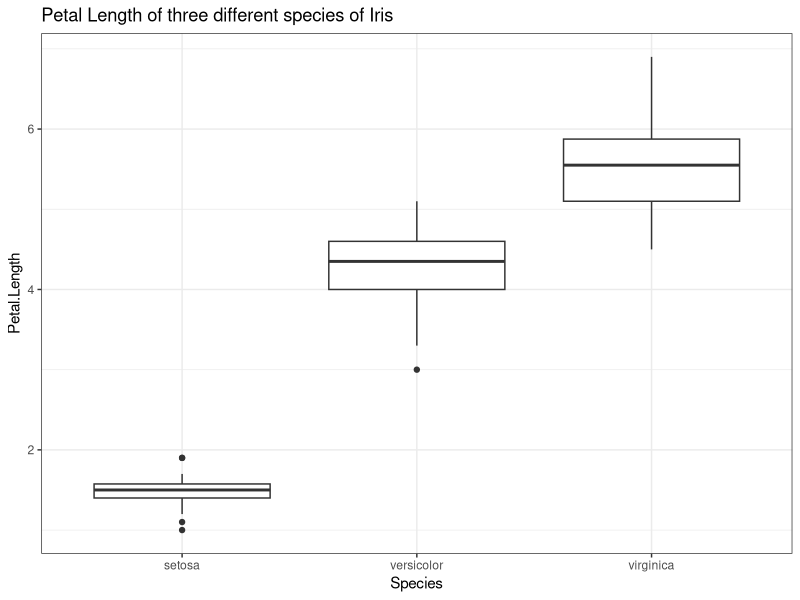
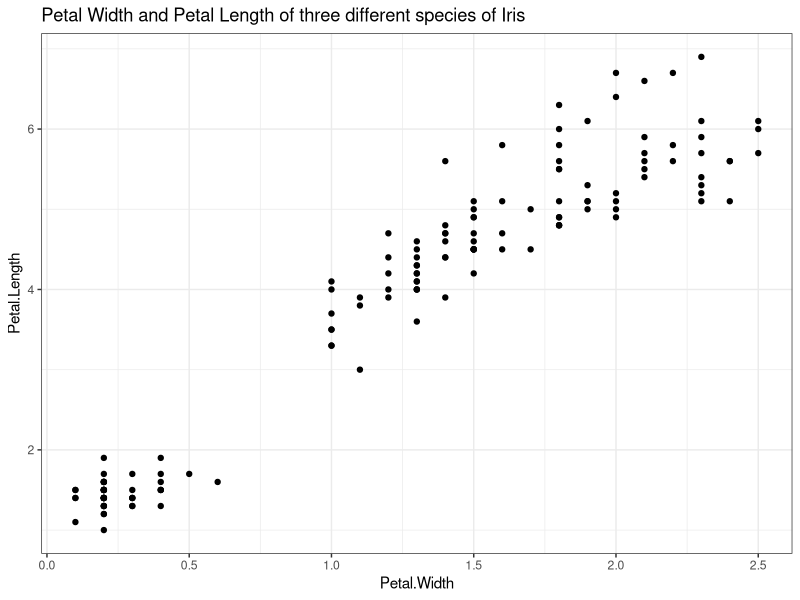
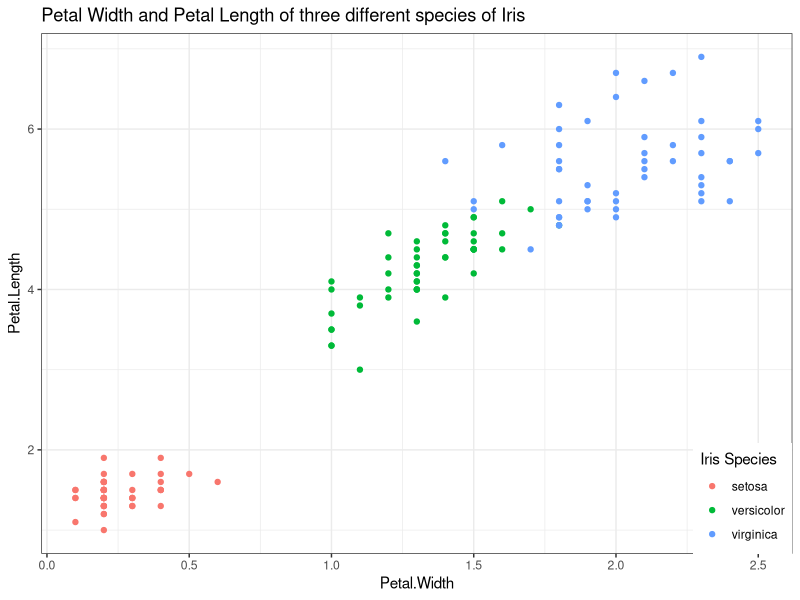
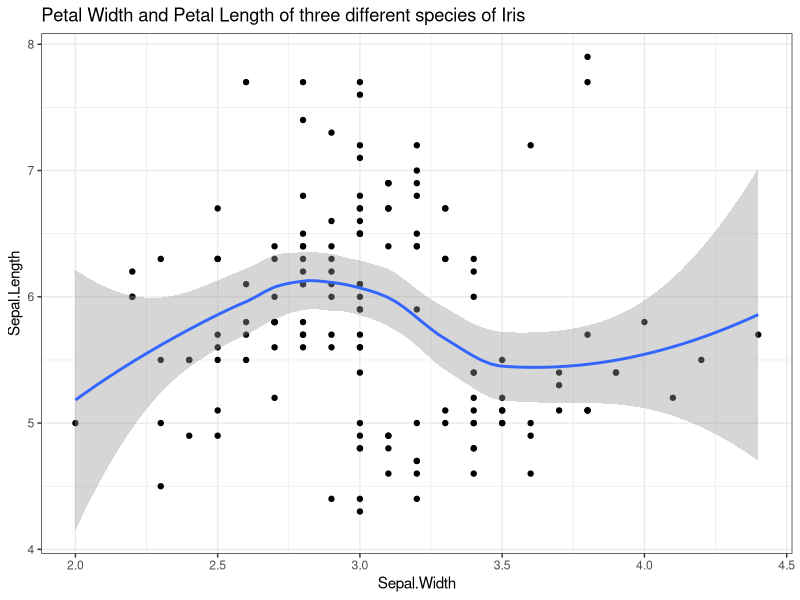
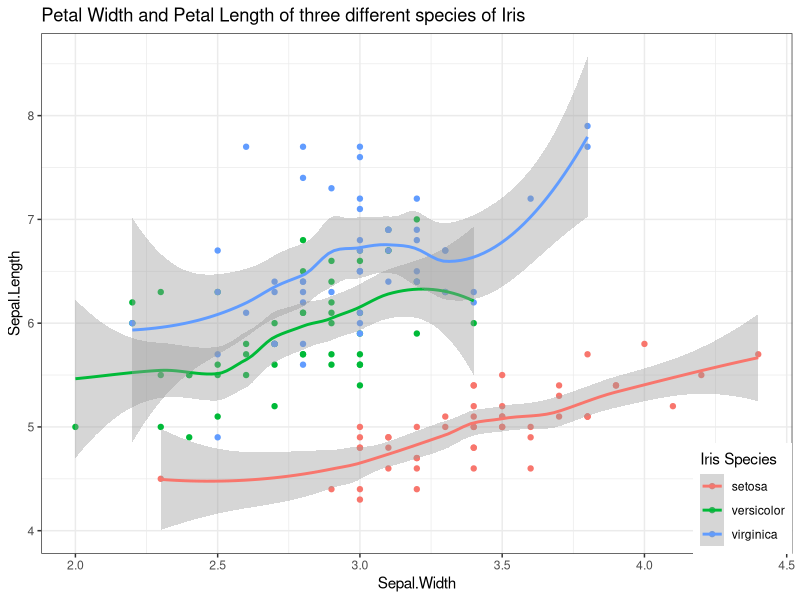

Write the R code that produced these figures, in order.
## ---- chunk 1
knitr::opts_chunk$set(echo = TRUE, tidy = TRUE, fig.height = 4.5)
## ---- chunk 2
# function to load packages and install them if they haven't been installed yet
install.load.package <- function(x) {
  if (!require(x, character.only = TRUE))
    install.packages(x)
  require(x, character.only = TRUE)
}
# packages to load/install if necessary
package_vec <- c("ggplot2", "datasets")
# applying function install.load.package to all packages specified in package_vec
sapply(package_vec, install.load.package)
## ---- chunk 3
data("iris")
## ---- chunk 4
str(iris)
## ---- chunk 5
ggplot(iris, # the data set
       aes(x=Species, y=Petal.Length) # aesthetics
       ) + geom_boxplot() + # this is the end of the bare minimum plot
  theme_bw() + labs(title="Petal Length of three different species of Iris")
## ---- chunk 6
ggplot(iris, # the data set
       aes(x=Petal.Width, y=Petal.Length) # aesthetics
       ) + geom_point() + # this is the end of the bare minimum plot
  theme_bw() + labs(title="Petal Width and Petal Length of three different species of Iris")
## ---- chunk 7
ggplot(iris, # the data set
       aes(x=Petal.Width, y=Petal.Length, colour = Species) # aesthetics
       ) + geom_point() + # this is the end of the bare minimum plot
  theme_bw() + labs(title="Petal Width and Petal Length of three different species of Iris") + 
  theme(legend.justification=c(1,0), legend.position=c(1,0)) + # legend inside
  scale_color_discrete(name="Iris Species")  # Change legend title
## ---- chunk 8
ggplot(iris, # the data set
       aes(x=Sepal.Width, y=Sepal.Length) # aesthetics
       ) + geom_point() + geom_smooth() + # this is the end of the bare minimum plot
  theme_bw() + labs(title="Petal Width and Petal Length of three different species of Iris")
## ---- chunk 9
ggplot(iris, # the data set
       aes(x=Sepal.Width, y=Sepal.Length, colour = Species) # aesthetics
       ) + geom_point() + geom_smooth() + # this is the end of the bare minimum plot
  theme_bw() + labs(title="Petal Width and Petal Length of three different species of Iris") + 
  theme(legend.justification=c(1,0), legend.position=c(1,0)) + # legend inside
  scale_color_discrete(name="Iris Species")  # Change legend title
